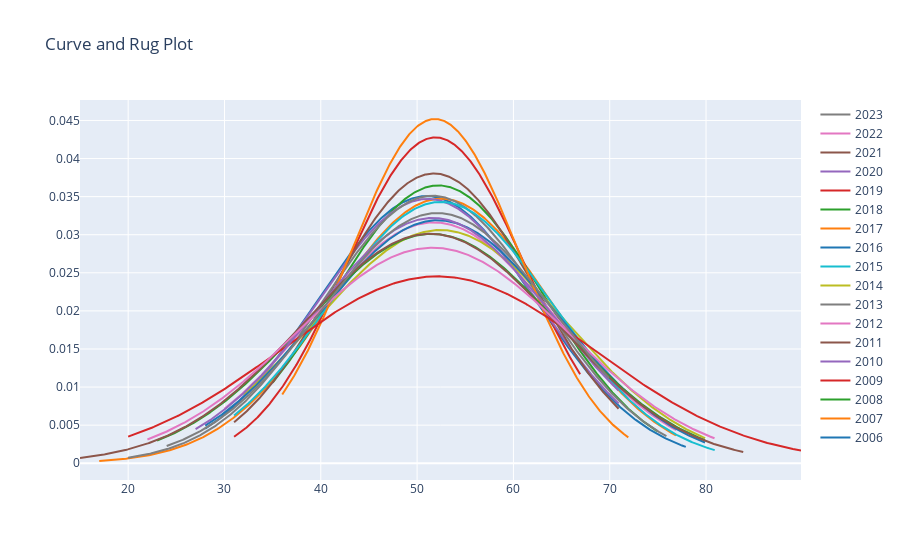

Notebook cell for this chart:
### Code cell
# Create distplot with curve_type set to 'normal'

group_labels = []
hist_data = []

for ano in df_rodada38.dropna().ano_campeonato.unique():
  group_labels.append(str(ano))
  df_ano = df_rodada38.loc[df_rodada38.ano_campeonato == ano]['pontos_acum'].tolist()
  hist_data.append(df_ano)

fig = ff.create_distplot(hist_data,group_labels, curve_type = 'normal', show_hist=False, show_rug = False)

# Add title
fig.update_layout(title_text='Curve and Rug Plot')
fig.show()

### Figure 1 — Plotly figure (JSON) as saved in the notebook; plotly's stock layout.template omitted (floating-point values rounded to 4 significant figures; data arrays with more than 128 entries replaced by an {"elided": "..."} marker saying what was removed)
{"data": [{"legendgroup": "2006", "marker": {"color": "rgb(31, 119, 180)"}, "mode": "lines", "name": "2006", "showlegend": true, "type": "scatter", "x": {"elided": "500 float values"}, "xaxis": "x", "y": {"elided": "500 float values"}, "yaxis": "y"}, {"legendgroup": "2007", "marker": {"color": "rgb(255, 127, 14)"}, "mode": "lines", "name": "2007", "showlegend": true, "type": "scatter", "x": {"elided": "500 float values"}, "xaxis": "x", "y": {"elided": "500 float values"}, "yaxis": "y"}, {"legendgroup": "2008", "marker": {"color": "rgb(44, 160, 44)"}, "mode": "lines", "name": "2008", "showlegend": true, "type": "scatter", "x": {"elided": "500 float values"}, "xaxis": "x", "y": {"elided": "500 float values"}, "yaxis": "y"}, {"legendgroup": "2009", "marker": {"color": "rgb(214, 39, 40)"}, "mode": "lines", "name": "2009", "showlegend": true, "type": "scatter", "x": {"elided": "500 float values"}, "xaxis": "x", "y": {"elided": "500 float values"}, "yaxis": "y"}, {"legendgroup": "2010", "marker": {"color": "rgb(148, 103, 189)"}, "mode": "lines", "name": "2010", "showlegend": true, "type": "scatter", "x": {"elided": "500 float values"}, "xaxis": "x", "y": {"elided": "500 float values"}, "yaxis": "y"}, {"legendgroup": "2011", "marker": {"color": "rgb(140, 86, 75)"}, "mode": "lines", "name": "2011", "showlegend": true, "type": "scatter", "x": {"elided": "500 float values"}, "xaxis": "x", "y": {"elided": "500 float values"}, "yaxis": "y"}, {"legendgroup": "2012", "marker": {"color": "rgb(227, 119, 194)"}, "mode": "lines", "name": "2012", "showlegend": true, "type": "scatter", "x": {"elided": "500 float values"}, "xaxis": "x", "y": {"elided": "500 float values"}, "yaxis": "y"}, {"legendgroup": "2013", "marker": {"color": "rgb(127, 127, 127)"}, "mode": "lines", "name": "2013", "showlegend": true, "type": "scatter", "x": {"elided": "500 float values"}, "xaxis": "x", "y": {"elided": "500 float values"}, "yaxis": "y"}, {"legendgroup": "2014", "marker": {"color": "rgb(188, 189, 34)"}, "mode": "lines", "name": "2014", "showlegend": true, "type": "scatter", "x": {"elided": "500 float values"}, "xaxis": "x", "y": {"elided": "500 float values"}, "yaxis": "y"}, {"legendgroup": "2015", "marker": {"color": "rgb(23, 190, 207)"}, "mode": "lines", "name": "2015", "showlegend": true, "type": "scatter", "x": {"elided": "500 float values"}, "xaxis": "x", "y": {"elided": "500 float values"}, "yaxis": "y"}, {"legendgroup": "2016", "marker": {"color": "rgb(31, 119, 180)"}, "mode": "lines", "name": "2016", "showlegend": true, "type": "scatter", "x": {"elided": "500 float values"}, "xaxis": "x", "y": {"elided": "500 float values"}, "yaxis": "y"}, {"legendgroup": "2017", "marker": {"color": "rgb(255, 127, 14)"}, "mode": "lines", "name": "2017", "showlegend": true, "type": "scatter", "x": {"elided": "500 float values"}, "xaxis": "x", "y": {"elided": "500 float values"}, "yaxis": "y"}, {"legendgroup": "2018", "marker": {"color": "rgb(44, 160, 44)"}, "mode": "lines", "name": "2018", "showlegend": true, "type": "scatter", "x": {"elided": "500 float values"}, "xaxis": "x", "y": {"elided": "500 float values"}, "yaxis": "y"}, {"legendgroup": "2019", "marker": {"color": "rgb(214, 39, 40)"}, "mode": "lines", "name": "2019", "showlegend": true, "type": "scatter", "x": {"elided": "500 float values"}, "xaxis": "x", "y": {"elided": "500 float values"}, "yaxis": "y"}, {"legendgroup": "2020", "marker": {"color": "rgb(148, 103, 189)"}, "mode": "lines", "name": "2020", "showlegend": true, "type": "scatter", "x": {"elided": "500 float values"}, "xaxis": "x", "y": {"elided": "500 float values"}, "yaxis": "y"}, {"legendgroup": "2021", "marker": {"color": "rgb(140, 86, 75)"}, "mode": "lines", "name": "2021", "showlegend": true, "type": "scatter", "x": {"elided": "500 float values"}, "xaxis": "x", "y": {"elided": "500 float values"}, "yaxis": "y"}, {"legendgroup": "2022", "marker": {"color": "rgb(227, 119, 194)"}, "mode": "lines", "name": "2022", "showlegend": true, "type": "scatter", "x": {"elided": "500 float values"}, "xaxis": "x", "y": {"elided": "500 float values"}, "yaxis": "y"}, {"legendgroup": "2023", "marker": {"color": "rgb(127, 127, 127)"}, "mode": "lines", "name": "2023", "showlegend": true, "type": "scatter", "x": {"elided": "500 float values"}, "xaxis": "x", "y": {"elided": "500 float values"}, "yaxis": "y"}], "layout": {"barmode": "overlay", "hovermode": "closest", "legend": {"traceorder": "reversed"}, "title": {"text": "Curve and Rug Plot"}, "xaxis": {"anchor": "y2", "domain": [0, 1], "zeroline": false}, "yaxis": {"anchor": "free", "domain": [0, 1], "position": 0}}}
